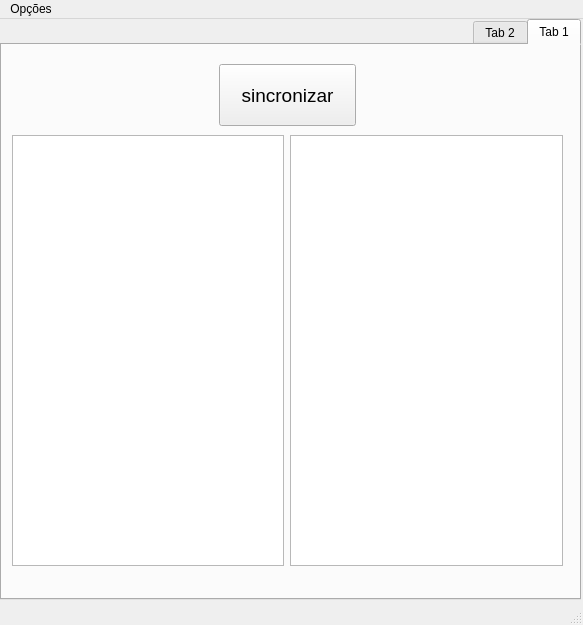
<?xml version="1.0" encoding="UTF-8"?>
<ui version="4.0">
 <class>MainWindow</class>
 <widget class="QMainWindow" name="MainWindow">
  <property name="geometry">
   <rect>
    <x>0</x>
    <y>0</y>
    <width>583</width>
    <height>625</height>
   </rect>
  </property>
  <property name="windowTitle">
   <string>MainWindow</string>
  </property>
  <widget class="QWidget" name="centralwidget">
   <widget class="QTabWidget" name="tabWidget">
    <property name="geometry">
     <rect>
      <x>0</x>
      <y>0</y>
      <width>581</width>
      <height>581</height>
     </rect>
    </property>
    <property name="layoutDirection">
     <enum>Qt::RightToLeft</enum>
    </property>
    <property name="tabPosition">
     <enum>QTabWidget::North</enum>
    </property>
    <property name="currentIndex">
     <number>0</number>
    </property>
    <property name="movable">
     <bool>true</bool>
    </property>
    <widget class="QWidget" name="tab">
     <attribute name="title">
      <string>Tab 1</string>
     </attribute>
     <widget class="QWidget" name="gridLayoutWidget">
      <property name="geometry">
       <rect>
        <x>10</x>
        <y>90</y>
        <width>551</width>
        <height>431</height>
       </rect>
      </property>
      <layout class="QGridLayout" name="gridLayout">
       <item row="0" column="1">
        <widget class="QListView" name="book_listview">
         <property name="maximumSize">
          <size>
           <width>400</width>
           <height>600</height>
          </size>
         </property>
        </widget>
       </item>
       <item row="0" column="0">
        <widget class="QListView" name="subject_listview">
         <property name="maximumSize">
          <size>
           <width>400</width>
           <height>600</height>
          </size>
         </property>
        </widget>
       </item>
      </layout>
     </widget>
     <widget class="QWidget" name="horizontalLayoutWidget">
      <property name="geometry">
       <rect>
        <x>10</x>
        <y>10</y>
        <width>551</width>
        <height>80</height>
       </rect>
      </property>
      <layout class="QHBoxLayout" name="horizontalLayout">
       <item>
        <widget class="QToolButton" name="sync_button">
         <property name="minimumSize">
          <size>
           <width>137</width>
           <height>0</height>
          </size>
         </property>
         <property name="maximumSize">
          <size>
           <width>16777215</width>
           <height>62</height>
          </size>
         </property>
         <property name="font">
          <font>
           <pointsize>14</pointsize>
           <weight>50</weight>
           <italic>false</italic>
           <bold>false</bold>
           <underline>false</underline>
          </font>
         </property>
         <property name="text">
          <string>sincronizar</string>
         </property>
        </widget>
       </item>
      </layout>
     </widget>
    </widget>
    <widget class="QWidget" name="tab_2">
     <attribute name="title">
      <string>Tab 2</string>
     </attribute>
    </widget>
   </widget>
  </widget>
  <widget class="QMenuBar" name="menubar">
   <property name="geometry">
    <rect>
     <x>0</x>
     <y>0</y>
     <width>583</width>
     <height>22</height>
    </rect>
   </property>
   <widget class="QMenu" name="menuOp_es">
    <property name="title">
     <string>Opções</string>
    </property>
    <addaction name="settings_button"/>
    <addaction name="logout_button"/>
    <addaction name="close_button"/>
   </widget>
   <addaction name="menuOp_es"/>
  </widget>
  <widget class="QStatusBar" name="statusbar"/>
  <action name="settings_button">
   <property name="text">
    <string>Configurações</string>
   </property>
  </action>
  <action name="actionLogout">
   <property name="text">
    <string>Logout</string>
   </property>
  </action>
  <action name="logout_button">
   <property name="text">
    <string>Fechar</string>
   </property>
  </action>
  <action name="close_button">
   <property name="text">
    <string>Logout</string>
   </property>
  </action>
 </widget>
 <resources/>
 <connections/>
</ui>
